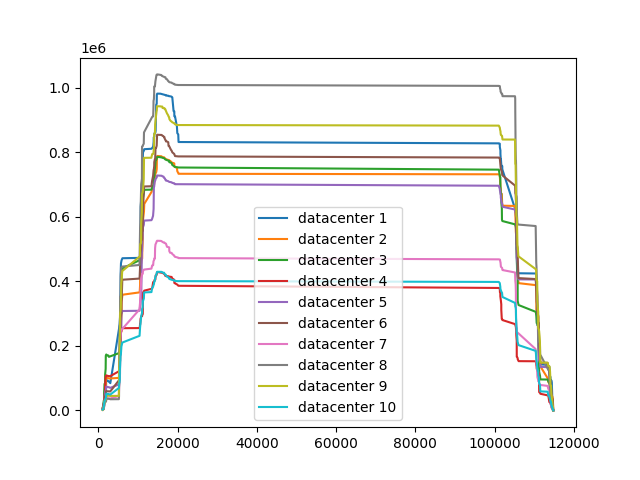

Python code for this plot:
import sqlite3
import matplotlib.pyplot as plt

# 连接到 SQLite 数据库（如果数据库文件不存在，会自动创建）
conn = sqlite3.connect('./RecordDb/LGDCloudSim.db')

# 创建一个游标对象，用于执行 SQL 语句
cursor = conn.cursor()

# 查询数据
cursor.execute('SELECT * FROM instance')
rows = cursor.fetchall()

datacenterTimeValueMap=dict()
# timeValueMap=dict()
for row in rows:
    datacenterId=row[9]
    startTime=row[11]
    finishTime=row[12]
    usage=row[3]
    if startTime==-1:
        continue
    if not datacenterId in datacenterTimeValueMap:
        datacenterTimeValueMap[datacenterId]=dict()
    timeValueMap=datacenterTimeValueMap[datacenterId]
    if not startTime in timeValueMap:
        timeValueMap[startTime]=0
    timeValueMap[startTime]=timeValueMap[startTime]+usage
    if not finishTime in timeValueMap:
        timeValueMap[finishTime]=0
    timeValueMap[finishTime]=timeValueMap[finishTime]-usage
    # print(row)
sortedDatacenterId = sorted(datacenterTimeValueMap)
for datacenterId in sortedDatacenterId:
    timeValueMap=datacenterTimeValueMap[datacenterId]
    sortedTime = sorted(timeValueMap.keys())
    xList=[]
    yList=[]
    usage=0
    for time in sortedTime:
        usage+=timeValueMap[time]
        xList.append(time)
        yList.append(usage)

    # 创建折线图
    plt.plot(xList, yList, label="datacenter "+str(datacenterId))  # label为图例的标签，marker指定数据点的标记样式
# 显示图例
plt.legend()
plt.savefig('./src/main/java/org/lgdcloudsim/experiment/datacenterResourceUsageMine2.png')

# 关闭游标和连接
cursor.close()
conn.close()
